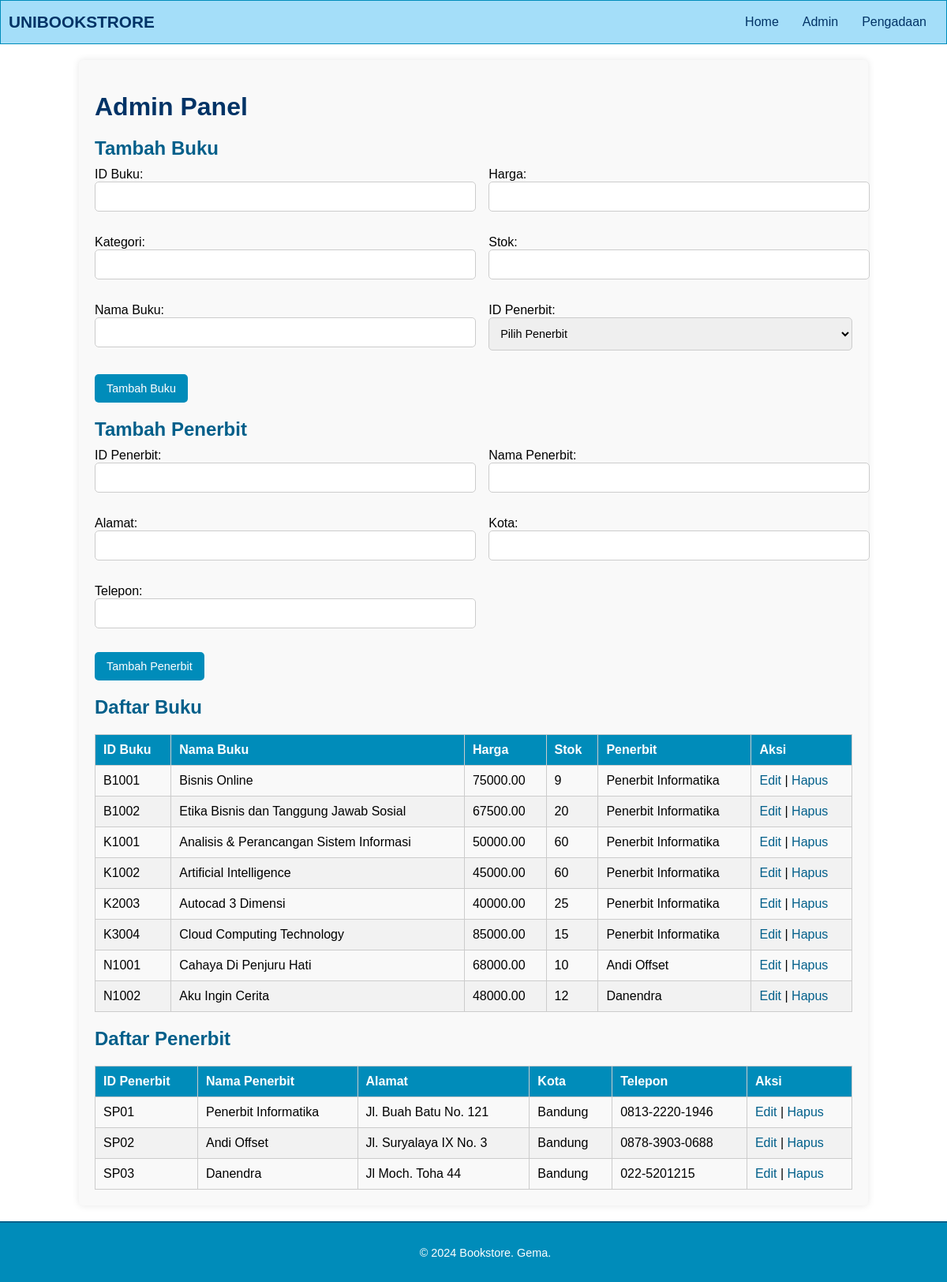
The app's page /admin.php with its own data.
### tables this page shows
CREATE TABLE `buku` (
  `id_buku` varchar(10) NOT NULL,
  `kategori` varchar(50) DEFAULT NULL,
  `nama_buku` varchar(100) NOT NULL,
  `harga` decimal(10,2) DEFAULT NULL,
  `stok` int(11) DEFAULT 0,
  `id_penerbit` varchar(10) DEFAULT NULL
);

CREATE TABLE `penerbit` (
  `id_penerbit` varchar(10) NOT NULL,
  `nama` varchar(100) NOT NULL,
  `alamat` varchar(255) DEFAULT NULL,
  `kota` varchar(50) DEFAULT NULL,
  `telepon` varchar(20) DEFAULT NULL
);

### admin.php (the view, shortened to what this page needs)
<?php
include 'db.php';
include('header.php');
$sql = "SELECT b.id_buku, b.nama_buku, b.harga, b.stok, p.nama AS penerbit
        FROM buku b
        JOIN penerbit p ON b.id_penerbit = p.id_penerbit";
$result = $connection->query($sql);
$publishers_sql = "SELECT * FROM penerbit";
$publishers_result = $connection->query($publishers_sql);
?>
<link rel="stylesheet" type="text/css" href="css/admin.css">
<main>
    <h1>Admin Panel</h1>
    <h2>Tambah Buku</h2>
    <form action="" method="POST" class="add-book-form">
        <div class="form-row">
            <div class="form-group">
                <label for="id_buku">ID Buku:</label>
                <input type="text" name="id_buku" required>
            </div>
            <div class="form-group">
                <label for="harga">Harga:</label>
                <input type="number" name="harga" min="0" required>
            </div>
        </div>
        <div class="form-row">
            <div class="form-group">
                <label for="kategori">Kategori:</label>
                <input type="text" name="kategori">
            </div>
            <div class="form-group">
                <label for="stok">Stok:</label>
                <input type="number" name="stok" min="0" required>
            </div>
        </div>
        <div class="form-row">
            <div class="form-group">
                <label for="nama_buku">Nama Buku:</label>
                <input type="text" name="nama_buku" required>
            </div>
            <div class="form-group">
                <label for="id_penerbit">ID Penerbit:</label>
                <select name="id_penerbit" required>
                    <option value="">Pilih Penerbit</option>
                </select>
            </div>
        </div>
        <button type="submit" name="add_book">Tambah Buku</button>
    </form>
    <h2>Tambah Penerbit</h2>
    <form action="" method="POST" class="add-publisher-form">
        <div class="form-row">
            <div class="form-group">
                <label for="id_penerbit">ID Penerbit:</label>
                <input type="text" name="id_penerbit" required>
            </div>
            <div class="form-group">
                <label for="nama">Nama Penerbit:</label>
                <input type="text" name="nama" required>
            </div>
        </div>
        <div class="form-row">
            <div class="form-group">
                <label for="alamat">Alamat:</label>
                <input type="text" name="alamat" required>
            </div>
            <div class="form-group">
                <label for="kota">Kota:</label>
                <input type="text" name="kota" required>
            </div>
        </div>
        <div class="form-row">
            <div class="form-group">
                <label for="telepon">Telepon:</label>
                <input type="text" name="telepon" required>
            </div>
        </div>
        <button type="submit" name="add_publisher">Tambah Penerbit</button>
    </form>
    <h2>Daftar Buku</h2>
    <table>
        <thead>
            <tr>
                <th>ID Buku</th>
                <th>Nama Buku</th>
                <th>Harga</th>
                <th>Stok</th>
                <th>Penerbit</th>
                <th>Aksi</th>
            </tr>
        </thead>
        <tbody>
            <?php if ($result->num_rows > 0): ?>
                <?php while ($row = $result->fetch_assoc()): ?>
                    <tr>
                        <td><?php echo htmlspecialchars($row['id_buku']); ?></td>
                        <td><?php echo htmlspecialchars($row['nama_buku']); ?></td>
                        <td><?php echo htmlspecialchars($row['harga']); ?></td>
                        <td><?php echo htmlspecialchars($row['stok']); ?></td>
                        <td><?php echo htmlspecialchars($row['penerbit']); ?></td>
                        <td>
                            <a href="edit.php?id_buku=<?php echo urlencode($row['id_buku']); ?>">Edit</a> |
                            <a href="delete.php?id_buku=<?php echo urlencode($row['id_buku']); ?>" onclick="return confirm('Anda yakin ingin menghapus buku ini?');">Hapus</a>
                        </td>
                    </tr>
                <?php endwhile; ?>
            <?php else: ?>
                <tr>
                    <td colspan="6">Tidak ada buku yang ditemukan.</td>
                </tr>
            <?php endif; ?>
        </tbody>
    </table>
    <h2>Daftar Penerbit</h2>
    <table>
        <thead>
            <tr>
                <th>ID Penerbit</th>
                <th>Nama Penerbit</th>
                <th>Alamat</th>
                <th>Kota</th>
                <th>Telepon</th>
                <th>Aksi</th>
            </tr>
        </thead>
        <tbody>
        <?php $publishers_result->data_seek(0); ?>
            <?php if ($publishers_result->num_rows > 0): ?>
                <?php while ($row = $publishers_result->fetch_assoc()): ?>
                    <tr>
                        <td><?php echo htmlspecialchars($row['id_penerbit']); ?></td>
                        <td><?php echo htmlspecialchars($row['nama']); ?></td>
                        <td><?php echo htmlspecialchars($row['alamat']); ?></td>
                        <td><?php echo htmlspecialchars($row['kota']); ?></td>
                        <td><?php echo htmlspecialchars($row['telepon']); ?></td>
                        <td>
                            <a href="edit.php?id_penerbit=<?php echo urlencode($row['id_penerbit']); ?>">Edit</a> |
                            <a href="delete.php?id_penerbit=<?php echo urlencode($row['id_penerbit']); ?>" onclick="return confirm('Anda yakin ingin menghapus penerbit ini?');">Hapus</a>
                        </td>
                    </tr>
                <?php endwhile; ?>
            <?php else: ?>
                <tr>
                    <td colspan="6">Tidak ada penerbit yang ditemukan.</td>
                </tr>
            <?php endif; ?>
        </tbody>
    </table>
</main>
<?php include('footer.php'); ?>

### css/header_footer.css (style rules this page uses)
body { font-family: Arial, sans-serif; margin: 0; padding: 0; }

### css/admin.css (style rules this page uses)
main { width: 80%; margin: 20px auto; padding: 20px; background-color: #f9f9f9; border-radius: 5px; box-shadow: 0 0 10px rgba(0, 0, 0, 0.1); }
h1 { font-size: 2em; margin-bottom: 20px; color: #003366; }
h2 { font-size: 1.5em; margin-top: 20px; margin-bottom: 10px; color: #005f8a; }
.form-row { display: flex; justify-content: space-between; margin-bottom: 15px; }
.form-group { width: 48%; }
input[type="text"], input[type="number"], select { width: 100%; padding: 10px; border: 1px solid #ccc; border-radius: 5px; font-size: 0.9em; margin-bottom: 15px; }
select { height: 42px; line-height: 1.5; }
button { background-color: #008CBA; color: white; padding: 10px 15px; border: none; border-radius: 5px; cursor: pointer; font-size: 0.9em; }
table { width: 100%; border-collapse: collapse; margin-top: 20px; }
th, td { padding: 10px; border: 1px solid #ccc; text-align: left; }
th { background-color: #008CBA; color: white; font-weight: bold; }
tr:nth-child(even) { background-color: #f2f2f2; }
a { color: #005f8a; text-decoration: none; }

### records on screen
buku: id_buku "B1001", nama_buku "Bisnis Online", harga "75000.00", stok "9", id_penerbit.nama "Penerbit Informatika"
buku: id_buku "B1002", nama_buku "Etika Bisnis dan Tanggung Jawab Sosial", harga "67500.00", stok "20", id_penerbit.nama "Penerbit Informatika"
buku: id_buku "K1001", nama_buku "Analisis & Perancangan Sistem Informasi", harga "50000.00", stok "60", id_penerbit.nama "Penerbit Informatika"
buku: id_buku "K1002", nama_buku "Artificial Intelligence", harga "45000.00", stok "60", id_penerbit.nama "Penerbit Informatika"
buku: id_buku "K2003", nama_buku "Autocad 3 Dimensi", harga "40000.00", stok "25", id_penerbit.nama "Penerbit Informatika"
buku: id_buku "K3004", nama_buku "Cloud Computing Technology", harga "85000.00", stok "15", id_penerbit.nama "Penerbit Informatika"
buku: id_buku "N1001", nama_buku "Cahaya Di Penjuru Hati", harga "68000.00", stok "10", id_penerbit.nama "Andi Offset"
buku: id_buku "N1002", nama_buku "Aku Ingin Cerita", harga "48000.00", stok "12", id_penerbit.nama "Danendra"
penerbit: id_penerbit "SP01", nama "Penerbit Informatika", alamat "Jl. Buah Batu No. 121", kota "Bandung", telepon "0813-2220-1946"
penerbit: id_penerbit "SP02", nama "Andi Offset", alamat "Jl. Suryalaya IX No. 3", kota "Bandung", telepon "0878-3903-0688"
penerbit: id_penerbit "SP03", nama "Danendra", alamat "Jl Moch. Toha 44", kota "Bandung", telepon "022-5201215"
